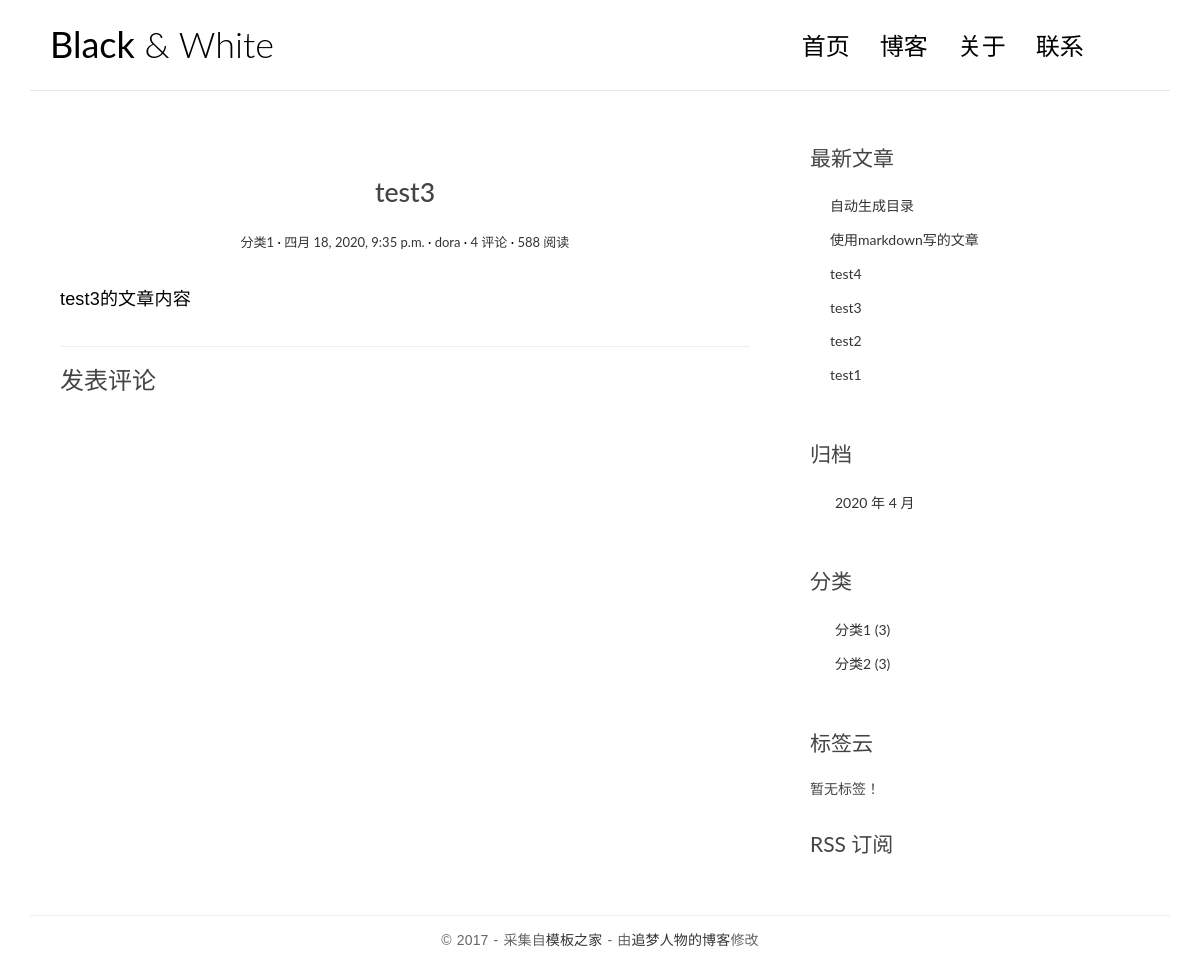
The page /posts/3/ on the database as committed earlier.
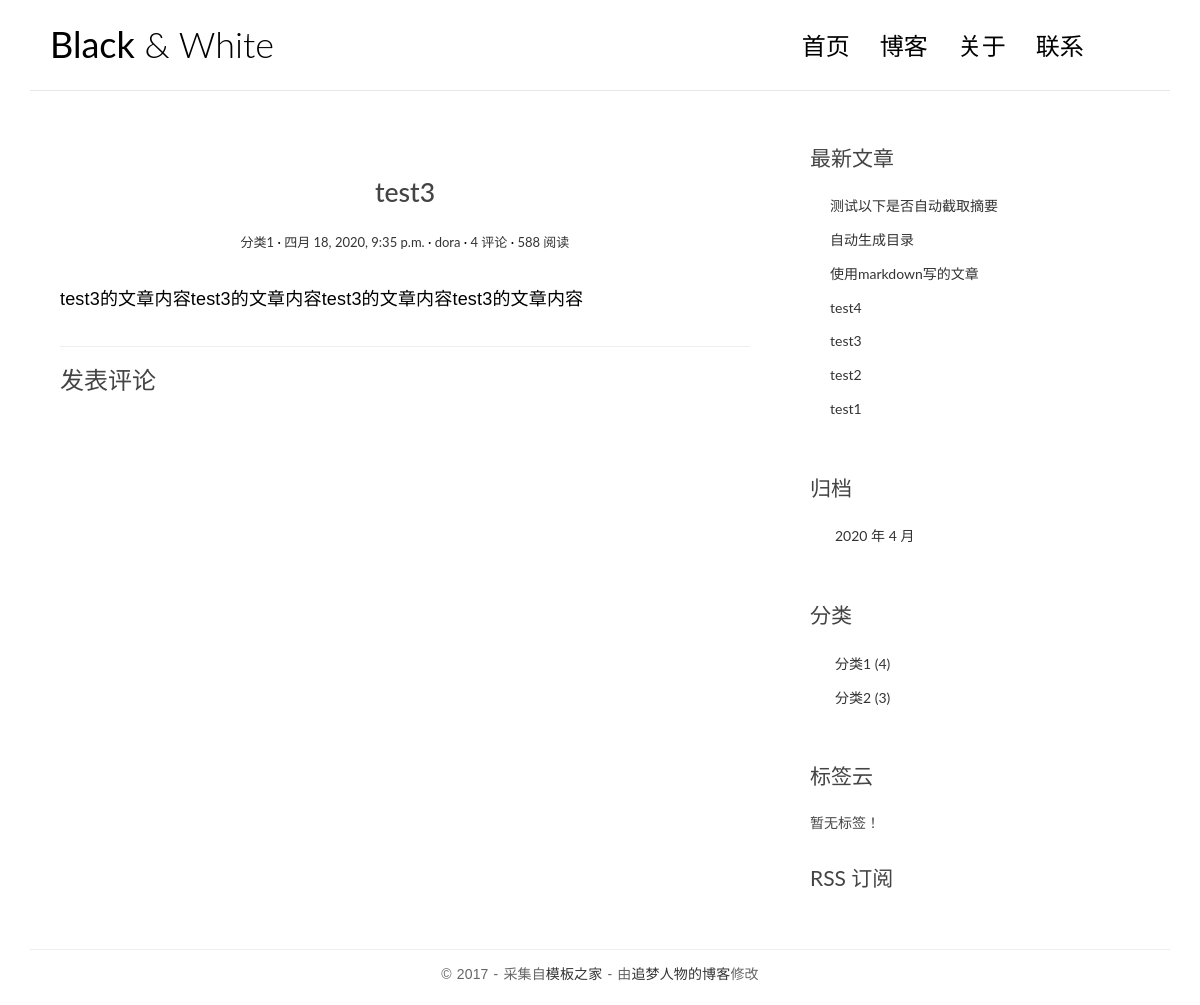
The same page on the database as committed later.
### blog/models.py (models this page shows, shortened)
class Post(models.Model):
    title = models.CharField('标题', max_length=70)
    body = models.TextField('正文')
    created_time = models.DateTimeField('创建时间', default=timezone.now)
    modified_time = models.DateTimeField('修改时间')
    excerpt = models.CharField('摘要', max_length=200, blank=True)
    category = models.ForeignKey(Category, verbose_name='分类', on_delete=models.CASCADE)
    tags = models.ManyToManyField(Tag, verbose_name='标签', blank=True)
    author = models.ForeignKey(User, verbose_name='作者', on_delete=models.CASCADE)
    class Meta:
        verbose_name = '文章'
        verbose_name_plural = verbose_name
    def get_absolute_url(self):
        return reverse('blog:detail', kwargs={'pk': self.pk})

class Category(models.Model):
    name = models.CharField(max_length=100)
    class Meta:
        verbose_name = '分类'
        verbose_name_plural = verbose_name

### blog/views.py (the view)
# urls.py: path('posts/<int:pk>/', views.detail, name='detail'),
def detail(request, pk):
    post = get_object_or_404(Post, pk=pk)
    md = markdown.Markdown(extensions=[
        'markdown.extensions.extra',
        'markdown.extensions.codehilite',
        TocExtension(slugify=slugify)
    ])
    post.body = md.convert(post.body)
    m = re.search(r'<div class="toc">\s*<ul>(.*)</ul>\s*</div>', md.toc, re.S)
    post.toc = m.group(1) if m is not None else ''
    return render(request, 'blog/detail.html', context={'post': post})

### blog/templatetags/blog_extras.py (called while the page is built)
@register.inclusion_tag('blog/inclusions/_recent_posts.html', takes_context=True)
def show_recent_posts(context, num=5):
    return {
        'recent_post_list': Post.objects.all().order_by('-created_time')[:num],
    }

@register.inclusion_tag('blog/inclusions/_archives.html', takes_context=True)
def show_archives(context):
    return {
        'date_list': Post.objects.dates('created_time', 'month', order='DESC'),
    }

@register.inclusion_tag('blog/inclusions/_categories.html', takes_context=True)
def show_categories(context):
    return {
        'category_list': Category.objects.annotate(num_posts=Count('post')),
    }

@register.inclusion_tag('blog/inclusions/_tags.html', takes_context=True)
def show_tags(context):
    return {
        'tag_list': Tag.objects.all(),
    }

### templates/blog/detail.html (shortened to what this page needs)
{% extends 'base.html' %}
{% load comments_extras %}
                {% block main %}
                    <article class="post post-{{ post.pk }}">
                        <header class="entry-header">
                            <h1 class="entry-title">{{ post.title }}</h1>
                            <div class="entry-meta">
                                <span class="post-category"><a href="#">{{ post.category.name}}</a></span>
                                <span class="post-date"><a href="#"><time class="entry-date"
                                                                          datetime="{{ post.created_time}}">{{ post.created_time }}</time></a></span>
                                <span class="post-author"><a href="#">{{ post.author }}</a></span>
                                <span class="comments-link"><a href="#">4 评论</a></span>
                                <span class="views-count"><a href="#">588 阅读</a></span>
                            </div>
                        </header>
                        <div class="entry-content clearfix">
                            {{ post.body|safe }}
                        </div>
                    </article>
                    <section class="comment-area" id="comment-area">
                        <hr>
                       <h3>发表评论</h3>
                    </section>
                {% endblock main %}

### templates/blog/inclusions/_recent_posts.html (shortened to what this page needs)
<!DOCTYPE html>
<html lang="en">
<head>
</head>
<body>
    <div class="wide widget-recent-posts">
        <h3 class="widget-title">最新文章</h3>
        <ul>
            {% for post in recent_post_list %}
                <li>
                    <a href="{{ post.get_absolute_url }}">{{ post.title }}</a>
                </li>
            {% empty %}
                暂无文章！
            {% endfor %}
        </ul>
    </div>
</body>
</html>

### templates/blog/inclusions/_categories.html (shortened to what this page needs)
<!DOCTYPE html>
<html lang="en">
<head>
</head>
    <body>
    <div class="widget widget-category">
      <h3 class="widget-title">分类</h3>
      <ul>
        {% for category in category_list %}
          <li>
            <a href="{% url 'blog:category' category.pk %}">{{ category.name }}
                <span> ({{ category.num_posts }})</span>
            </a>
          </li>
        {% empty %}
          暂无分类！
        {% endfor %}
      </ul>
    </div>
</body>
</html>

Rows that differ between the two databases and show on the page:
changed Post "test3": body "test3的文章内容" → "test3的文章内容test3的文章内容test3的文章内容test3的文章内容"
added Post: title "测试以下是否自动截取摘要"
computed for Category "分类1": num_posts "3" → "4"
